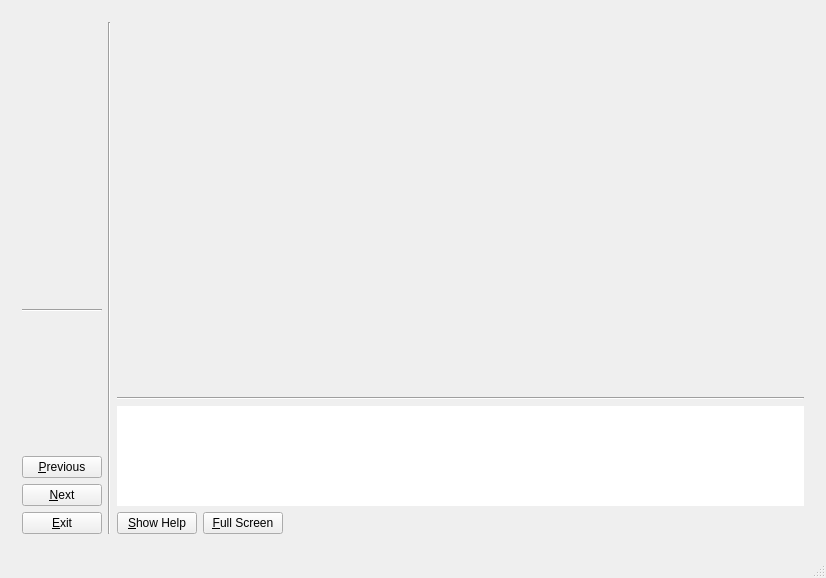
<?xml version="1.0" encoding="UTF-8"?>
<ui version="4.0">
 <class>MPF</class>
 <widget class="QMainWindow" name="MPF">
  <property name="geometry">
   <rect>
    <x>0</x>
    <y>0</y>
    <width>826</width>
    <height>578</height>
   </rect>
  </property>
  <property name="windowTitle">
   <string>MainWindow</string>
  </property>
  <widget class="QWidget" name="centralWidget">
   <property name="enabled">
    <bool>true</bool>
   </property>
   <property name="sizePolicy">
    <sizepolicy hsizetype="Expanding" vsizetype="Expanding">
     <horstretch>0</horstretch>
     <verstretch>0</verstretch>
    </sizepolicy>
   </property>
   <layout class="QHBoxLayout" name="horizontalLayout_3">
    <item>
     <widget class="QFrame" name="frame">
      <property name="sizePolicy">
       <sizepolicy hsizetype="Expanding" vsizetype="Expanding">
        <horstretch>0</horstretch>
        <verstretch>0</verstretch>
       </sizepolicy>
      </property>
      <property name="frameShape">
       <enum>QFrame::NoFrame</enum>
      </property>
      <property name="frameShadow">
       <enum>QFrame::Raised</enum>
      </property>
      <layout class="QHBoxLayout" name="horizontalLayout_2">
       <item>
        <layout class="QVBoxLayout" name="verticalLayout_5">
         <item>
          <layout class="QGridLayout" name="gridLayout" rowstretch="2,0,0,0">
           <property name="sizeConstraint">
            <enum>QLayout::SetDefaultConstraint</enum>
           </property>
           <item row="0" column="0" colspan="2">
            <widget class="QLabel" name="meskLogoLabel">
             <property name="text">
              <string/>
             </property>
            </widget>
           </item>
           <item row="1" column="0">
            <widget class="QLabel" name="stepsIconsLabel">
             <property name="frameShape">
              <enum>QFrame::NoFrame</enum>
             </property>
             <property name="frameShadow">
              <enum>QFrame::Plain</enum>
             </property>
             <property name="text">
              <string/>
             </property>
            </widget>
           </item>
           <item row="3" column="0">
            <spacer name="verticalSpacer">
             <property name="orientation">
              <enum>Qt::Vertical</enum>
             </property>
             <property name="sizeHint" stdset="0">
              <size>
               <width>20</width>
               <height>247</height>
              </size>
             </property>
            </spacer>
           </item>
           <item row="1" column="1">
            <widget class="QLabel" name="stepsTextLabel">
             <property name="frameShape">
              <enum>QFrame::NoFrame</enum>
             </property>
             <property name="frameShadow">
              <enum>QFrame::Plain</enum>
             </property>
             <property name="text">
              <string/>
             </property>
            </widget>
           </item>
           <item row="2" column="0" colspan="2">
            <layout class="QGridLayout" name="listGridLayout"/>
           </item>
          </layout>
         </item>
         <item>
          <layout class="QVBoxLayout" name="verticalLayout">
           <item>
            <widget class="Line" name="line_7">
             <property name="orientation">
              <enum>Qt::Horizontal</enum>
             </property>
            </widget>
           </item>
           <item>
            <spacer name="verticalSpacer_4">
             <property name="orientation">
              <enum>Qt::Vertical</enum>
             </property>
             <property name="sizeHint" stdset="0">
              <size>
               <width>17</width>
               <height>38</height>
              </size>
             </property>
            </spacer>
           </item>
           <item>
            <widget class="QPushButton" name="previousPushButton">
             <property name="text">
              <string>&amp;Previous</string>
             </property>
            </widget>
           </item>
           <item>
            <widget class="QPushButton" name="nextPushButton">
             <property name="text">
              <string>&amp;Next</string>
             </property>
            </widget>
           </item>
           <item>
            <widget class="QPushButton" name="exitPushButton">
             <property name="sizePolicy">
              <sizepolicy hsizetype="Minimum" vsizetype="Fixed">
               <horstretch>0</horstretch>
               <verstretch>6</verstretch>
              </sizepolicy>
             </property>
             <property name="text">
              <string>&amp;Exit</string>
             </property>
            </widget>
           </item>
          </layout>
         </item>
        </layout>
       </item>
       <item>
        <widget class="Line" name="line">
         <property name="orientation">
          <enum>Qt::Vertical</enum>
         </property>
        </widget>
       </item>
       <item>
        <layout class="QVBoxLayout" name="verticalLayout_6">
         <item>
          <widget class="QScrollArea" name="scrollArea">
           <property name="frameShape">
            <enum>QFrame::NoFrame</enum>
           </property>
           <property name="frameShadow">
            <enum>QFrame::Plain</enum>
           </property>
           <property name="widgetResizable">
            <bool>true</bool>
           </property>
           <widget class="QWidget" name="scrollAreaWidgetContents">
            <property name="geometry">
             <rect>
              <x>0</x>
              <y>0</y>
              <width>689</width>
              <height>231</height>
             </rect>
            </property>
            <property name="sizePolicy">
             <sizepolicy hsizetype="Minimum" vsizetype="Minimum">
              <horstretch>0</horstretch>
              <verstretch>0</verstretch>
             </sizepolicy>
            </property>
            <layout class="QVBoxLayout" name="verticalLayout_4"/>
           </widget>
          </widget>
         </item>
         <item>
          <layout class="QVBoxLayout" name="messagesVerticalLayout"/>
         </item>
         <item>
          <widget class="Line" name="line_3">
           <property name="orientation">
            <enum>Qt::Horizontal</enum>
           </property>
          </widget>
         </item>
         <item>
          <layout class="QVBoxLayout" name="helpVerticalLayout">
           <item>
            <widget class="QTextEdit" name="helpTextEdit">
             <property name="enabled">
              <bool>true</bool>
             </property>
             <property name="sizePolicy">
              <sizepolicy hsizetype="Expanding" vsizetype="Expanding">
               <horstretch>0</horstretch>
               <verstretch>0</verstretch>
              </sizepolicy>
             </property>
             <property name="maximumSize">
              <size>
               <width>16777215</width>
               <height>100</height>
              </size>
             </property>
             <property name="frameShape">
              <enum>QFrame::NoFrame</enum>
             </property>
             <property name="frameShadow">
              <enum>QFrame::Plain</enum>
             </property>
             <property name="readOnly">
              <bool>true</bool>
             </property>
            </widget>
           </item>
          </layout>
         </item>
         <item>
          <layout class="QHBoxLayout" name="horizontalLayout">
           <item>
            <widget class="QPushButton" name="helpPushButton">
             <property name="sizePolicy">
              <sizepolicy hsizetype="Fixed" vsizetype="Fixed">
               <horstretch>0</horstretch>
               <verstretch>0</verstretch>
              </sizepolicy>
             </property>
             <property name="text">
              <string>&amp;Show Help</string>
             </property>
            </widget>
           </item>
           <item>
            <widget class="QPushButton" name="fullHelpPushButton">
             <property name="sizePolicy">
              <sizepolicy hsizetype="Fixed" vsizetype="Fixed">
               <horstretch>0</horstretch>
               <verstretch>0</verstretch>
              </sizepolicy>
             </property>
             <property name="text">
              <string>&amp;Full Screen</string>
             </property>
            </widget>
           </item>
           <item>
            <spacer name="horizontalSpacer">
             <property name="orientation">
              <enum>Qt::Horizontal</enum>
             </property>
             <property name="sizeHint" stdset="0">
              <size>
               <width>40</width>
               <height>20</height>
              </size>
             </property>
            </spacer>
           </item>
          </layout>
         </item>
        </layout>
       </item>
      </layout>
     </widget>
    </item>
   </layout>
  </widget>
  <widget class="QStatusBar" name="statusBar"/>
 </widget>
 <layoutdefault spacing="6" margin="11"/>
 <resources/>
 <connections>
  <connection>
   <sender>exitPushButton</sender>
   <signal>clicked()</signal>
   <receiver>MPF</receiver>
   <slot>close()</slot>
   <hints>
    <hint type="sourcelabel">
     <x>60</x>
     <y>601</y>
    </hint>
    <hint type="destinationlabel">
     <x>430</x>
     <y>322</y>
    </hint>
   </hints>
  </connection>
 </connections>
</ui>
